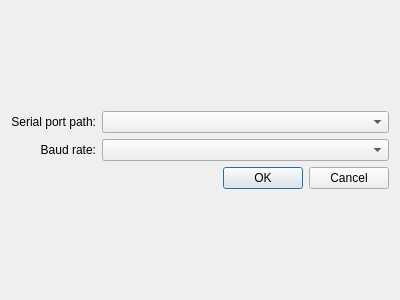
<?xml version="1.0" encoding="UTF-8"?>
<ui version="4.0">
 <class>SelectSerialPortDialog</class>
 <widget class="QDialog" name="SelectSerialPortDialog">
  <property name="geometry">
   <rect>
    <x>0</x>
    <y>0</y>
    <width>400</width>
    <height>300</height>
   </rect>
  </property>
  <property name="windowTitle">
   <string>Select serial port</string>
  </property>
  <property name="modal">
   <bool>false</bool>
  </property>
  <layout class="QVBoxLayout" name="verticalLayout">
   <item>
    <layout class="QGridLayout" name="gridLayout">
     <item row="2" column="1">
      <widget class="QDialogButtonBox" name="buttonBox">
       <property name="orientation">
        <enum>Qt::Horizontal</enum>
       </property>
       <property name="standardButtons">
        <set>QDialogButtonBox::Cancel|QDialogButtonBox::Ok</set>
       </property>
      </widget>
     </item>
     <item row="0" column="0">
      <widget class="QLabel" name="label">
       <property name="text">
        <string>Serial port path:</string>
       </property>
       <property name="alignment">
        <set>Qt::AlignRight|Qt::AlignTrailing|Qt::AlignVCenter</set>
       </property>
      </widget>
     </item>
     <item row="1" column="1">
      <widget class="QComboBox" name="baudRateComboBox"/>
     </item>
     <item row="1" column="0">
      <widget class="QLabel" name="label_2">
       <property name="text">
        <string>Baud rate:</string>
       </property>
       <property name="alignment">
        <set>Qt::AlignRight|Qt::AlignTrailing|Qt::AlignVCenter</set>
       </property>
      </widget>
     </item>
     <item row="0" column="1">
      <widget class="QComboBox" name="listOfSerialDevices"/>
     </item>
    </layout>
   </item>
  </layout>
 </widget>
 <resources/>
 <connections>
  <connection>
   <sender>buttonBox</sender>
   <signal>accepted()</signal>
   <receiver>SelectSerialPortDialog</receiver>
   <slot>accept()</slot>
   <hints>
    <hint type="sourcelabel">
     <x>248</x>
     <y>254</y>
    </hint>
    <hint type="destinationlabel">
     <x>157</x>
     <y>274</y>
    </hint>
   </hints>
  </connection>
  <connection>
   <sender>buttonBox</sender>
   <signal>rejected()</signal>
   <receiver>SelectSerialPortDialog</receiver>
   <slot>reject()</slot>
   <hints>
    <hint type="sourcelabel">
     <x>316</x>
     <y>260</y>
    </hint>
    <hint type="destinationlabel">
     <x>286</x>
     <y>274</y>
    </hint>
   </hints>
  </connection>
 </connections>
</ui>
